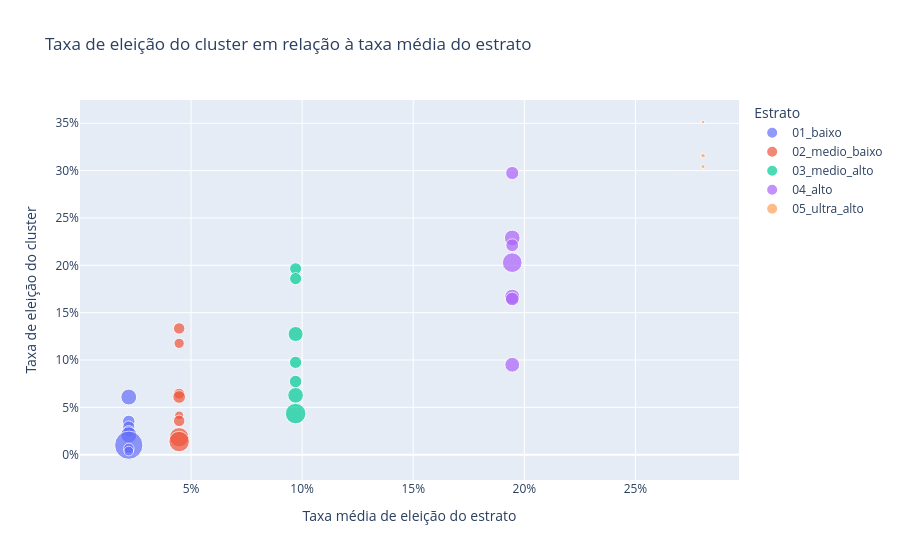

The cell this chart's notebook holds for it:
### Code cell
# ============================================================
# 2.16 Gráfico — Taxa do cluster vs taxa do estrato
# ============================================================

df_scatter_eixo2 = tabela_eixo2.copy()

df_scatter_eixo2["perfil_cluster_quebrado"] = (
    df_scatter_eixo2["perfil_cluster"]
    .apply(lambda x: quebra_label(x, 60))
)

fig = px.scatter(
    df_scatter_eixo2,
    x="taxa_estrato",
    y="taxa_cluster",
    size="candidatos_cluster",
    color="estrato",
    hover_name="perfil_cluster_quebrado",
    hover_data={
        "perfil_cluster": True,
        "perfil_cluster_quebrado": False,
        "candidatos_cluster": True,
        "eleitos_cluster": True,
        "taxa_cluster": ":.2%",
        "taxa_estrato": ":.2%",
        "indice_vs_estrato": ":.2f",
        "delta_pp": ":.2f"
    },
    labels={
        "taxa_estrato": "Taxa média de eleição do estrato",
        "taxa_cluster": "Taxa de eleição do cluster",
        "estrato": "Estrato"
    },
    title="Taxa de eleição do cluster em relação à taxa média do estrato"
)

fig.update_xaxes(tickformat=".0%")
fig.update_yaxes(tickformat=".0%")

fig.write_html(PASTA_GRAFICOS / "eixo2_taxa_cluster_vs_taxa_estrato.html")

if RENDERIZAR_NO_NOTEBOOK:
    fig.show()

### Figure 1 — Plotly figure (JSON) as saved in the notebook; plotly's stock layout.template omitted (floating-point values rounded to 4 significant figures)
{"data": [{"customdata": [["Baixo patrimônio - financeiro concentrado", "Baixo patrimônio - financeiro concentrado", 690, 42, 2.768, 3.888], ["Baixo patrimônio - veicular concentrado com financeiro e societário", "Baixo patrimônio - veicular concentrado com financeiro e<br>societário", 427, 15, 1.597, 1.313], ["Baixo patrimônio - societário concentrado", "Baixo patrimônio - societário concentrado", 411, 12, 1.327, 0.7203], ["Baixo patrimônio - dinheiro em espécie concentrado", "Baixo patrimônio - dinheiro em espécie concentrado", 364, 9, 1.124, 0.2731], ["Baixo patrimônio - imobiliário concentrado", "Baixo patrimônio - imobiliário concentrado", 718, 15, 0.9498, -0.1103], ["Baixo patrimônio - veicular concentrado com rural/agropecuário e dinheiro em espécie", "Baixo patrimônio - veicular concentrado com<br>rural/agropecuário e dinheiro em espécie", 2191, 22, 0.4565, -1.195], ["Baixo patrimônio - imobiliário + veicular", "Baixo patrimônio - imobiliário + veicular", 306, 2, 0.2972, -1.546], ["Baixo patrimônio - outros ativos diversificado", "Baixo patrimônio - outros ativos diversificado", 258, 1, 0.1762, -1.812]], "hovertemplate": "<b>%{hovertext}</b><br><br>Estrato=01_baixo<br>Taxa média de eleição do estrato=%{x:.2%}<br>Taxa de eleição do cluster=%{y:.2%}<br>candidatos_cluster=%{customdata[2]}<br>perfil_cluster=%{customdata[0]}<br>eleitos_cluster=%{customdata[3]}<br>indice_vs_estrato=%{customdata[4]:.2f}<br>delta_pp=%{customdata[5]:.2f}<extra></extra>", "hovertext": ["Baixo patrimônio - financeiro concentrado", "Baixo patrimônio - veicular concentrado com financeiro e<br>societário", "Baixo patrimônio - societário concentrado", "Baixo patrimônio - dinheiro em espécie concentrado", "Baixo patrimônio - imobiliário concentrado", "Baixo patrimônio - veicular concentrado com<br>rural/agropecuário e dinheiro em espécie", "Baixo patrimônio - imobiliário + veicular", "Baixo patrimônio - outros ativos diversificado"], "legendgroup": "01_baixo", "marker": {"color": "#636efa", "size": [690, 427, 411, 364, 718, 2191, 306, 258], "sizemode": "area", "sizeref": 5.478, "symbol": "circle"}, "mode": "markers", "name": "01_baixo", "orientation": "v", "showlegend": true, "type": "scatter", "x": [0.02199, 0.02199, 0.02199, 0.02199, 0.02199, 0.02199, 0.02199, 0.02199], "xaxis": "x", "y": [0.06087, 0.03513, 0.0292, 0.02473, 0.02089, 0.01004, 0.006536, 0.003876], "yaxis": "y"}, {"customdata": [["Patrimônio médio-baixo - veicular + financeiro", "Patrimônio médio-baixo - veicular + financeiro", 360, 48, 2.985, 8.866], ["Patrimônio médio-baixo - imobiliário concentrado com financeiro e societário", "Patrimônio médio-baixo - imobiliário concentrado com<br>financeiro e societário", 289, 34, 2.634, 7.297], ["Patrimônio médio-baixo - societário + veicular", "Patrimônio médio-baixo - societário + veicular", 326, 21, 1.442, 1.974], ["Patrimônio médio-baixo - imobiliário + veicular", "Patrimônio médio-baixo - imobiliário + veicular", 443, 27, 1.364, 1.628], ["Patrimônio médio-baixo - rural/agropecuário + imobiliário", "Patrimônio médio-baixo - rural/agropecuário + imobiliário", 217, 9, 0.9284, -0.3198], ["Patrimônio médio-baixo - veicular concentrado", "Patrimônio médio-baixo - veicular concentrado", 364, 13, 0.7995, -0.8958], ["Patrimônio médio-baixo - imobiliário concentrado com societário e dinheiro em espécie", "Patrimônio médio-baixo - imobiliário concentrado com<br>societário e dinheiro em espécie", 1033, 19, 0.4117, -2.628], ["Patrimônio médio-baixo - imobiliário concentrado com veicular e societário", "Patrimônio médio-baixo - imobiliário concentrado com<br>veicular e societário", 1154, 16, 0.3104, -3.081]], "hovertemplate": "<b>%{hovertext}</b><br><br>Estrato=02_medio_baixo<br>Taxa média de eleição do estrato=%{x:.2%}<br>Taxa de eleição do cluster=%{y:.2%}<br>candidatos_cluster=%{customdata[2]}<br>perfil_cluster=%{customdata[0]}<br>eleitos_cluster=%{customdata[3]}<br>indice_vs_estrato=%{customdata[4]:.2f}<br>delta_pp=%{customdata[5]:.2f}<extra></extra>", "hovertext": ["Patrimônio médio-baixo - veicular + financeiro", "Patrimônio médio-baixo - imobiliário concentrado com<br>financeiro e societário", "Patrimônio médio-baixo - societário + veicular", "Patrimônio médio-baixo - imobiliário + veicular", "Patrimônio médio-baixo - rural/agropecuário + imobiliário", "Patrimônio médio-baixo - veicular concentrado", "Patrimônio médio-baixo - imobiliário concentrado com<br>societário e dinheiro em espécie", "Patrimônio médio-baixo - imobiliário concentrado com<br>veicular e societário"], "legendgroup": "02_medio_baixo", "marker": {"color": "#EF553B", "size": [360, 289, 326, 443, 217, 364, 1033, 1154], "sizemode": "area", "sizeref": 5.478, "symbol": "circle"}, "mode": "markers", "name": "02_medio_baixo", "orientation": "v", "showlegend": true, "type": "scatter", "x": [0.04467, 0.04467, 0.04467, 0.04467, 0.04467, 0.04467, 0.04467, 0.04467], "xaxis": "x", "y": [0.1333, 0.1176, 0.06442, 0.06095, 0.04147, 0.03571, 0.01839, 0.01386], "yaxis": "y"}, {"customdata": [["Patrimônio médio-alto - imobiliário concentrado com financeiro e societário", "Patrimônio médio-alto - imobiliário concentrado com<br>financeiro e societário", 392, 77, 2.023, 9.935], ["Patrimônio médio-alto - veicular diversificado", "Patrimônio médio-alto - veicular diversificado", 398, 74, 1.915, 8.885], ["Patrimônio médio-alto - imobiliário + veicular com veicular e financeiro", "Patrimônio médio-alto - imobiliário + veicular com veicular<br>e financeiro", 620, 79, 1.313, 3.034], ["Patrimônio médio-alto - rural/agropecuário + imobiliário", "Patrimônio médio-alto - rural/agropecuário + imobiliário", 410, 40, 1.005, 0.04855], ["Patrimônio médio-alto - imobiliário + veicular com veicular e societário", "Patrimônio médio-alto - imobiliário + veicular com veicular<br>e societário", 427, 33, 0.7961, -1.979], ["Patrimônio médio-alto - imobiliário concentrado com societário e dinheiro em espécie", "Patrimônio médio-alto - imobiliário concentrado com<br>societário e dinheiro em espécie", 670, 42, 0.6458, -3.439], ["Patrimônio médio-alto - imobiliário concentrado com veicular e dinheiro em espécie", "Patrimônio médio-alto - imobiliário concentrado com veicular<br>e dinheiro em espécie", 1152, 50, 0.4471, -5.367]], "hovertemplate": "<b>%{hovertext}</b><br><br>Estrato=03_medio_alto<br>Taxa média de eleição do estrato=%{x:.2%}<br>Taxa de eleição do cluster=%{y:.2%}<br>candidatos_cluster=%{customdata[2]}<br>perfil_cluster=%{customdata[0]}<br>eleitos_cluster=%{customdata[3]}<br>indice_vs_estrato=%{customdata[4]:.2f}<br>delta_pp=%{customdata[5]:.2f}<extra></extra>", "hovertext": ["Patrimônio médio-alto - imobiliário concentrado com<br>financeiro e societário", "Patrimônio médio-alto - veicular diversificado", "Patrimônio médio-alto - imobiliário + veicular com veicular<br>e financeiro", "Patrimônio médio-alto - rural/agropecuário + imobiliário", "Patrimônio médio-alto - imobiliário + veicular com veicular<br>e societário", "Patrimônio médio-alto - imobiliário concentrado com<br>societário e dinheiro em espécie", "Patrimônio médio-alto - imobiliário concentrado com veicular<br>e dinheiro em espécie"], "legendgroup": "03_medio_alto", "marker": {"color": "#00cc96", "size": [392, 398, 620, 410, 427, 670, 1152], "sizemode": "area", "sizeref": 5.478, "symbol": "circle"}, "mode": "markers", "name": "03_medio_alto", "orientation": "v", "showlegend": true, "type": "scatter", "x": [0.09708, 0.09708, 0.09708, 0.09708, 0.09708, 0.09708, 0.09708], "xaxis": "x", "y": [0.1964, 0.1859, 0.1274, 0.09756, 0.07728, 0.06269, 0.0434], "yaxis": "y"}, {"customdata": [["Alto patrimônio - imobiliário diversificado com societário e créditos e direitos", "Alto patrimônio - imobiliário diversificado com societário e<br>créditos e direitos", 474, 141, 1.529, 10.29], ["Alto patrimônio - imobiliário + financeiro", "Alto patrimônio - imobiliário + financeiro", 677, 155, 1.177, 3.439], ["Alto patrimônio - imobiliário diversificado com rural/agropecuário e societário", "Alto patrimônio - imobiliário diversificado com<br>rural/agropecuário e societário", 452, 100, 1.137, 2.668], ["Alto patrimônio - imobiliário + societário com societário e financeiro", "Alto patrimônio - imobiliário + societário com societário e<br>financeiro", 1060, 215, 1.043, 0.8272], ["Alto patrimônio - imobiliário + rural/agropecuário", "Alto patrimônio - imobiliário + rural/agropecuário", 636, 106, 0.8566, -2.789], ["Alto patrimônio - imobiliário concentrado com financeiro e outros ativos", "Alto patrimônio - imobiliário concentrado com financeiro e<br>outros ativos", 511, 84, 0.8449, -3.017], ["Alto patrimônio - imobiliário concentrado com veicular e outros ativos", "Alto patrimônio - imobiliário concentrado com veicular e<br>outros ativos", 600, 57, 0.4883, -9.956]], "hovertemplate": "<b>%{hovertext}</b><br><br>Estrato=04_alto<br>Taxa média de eleição do estrato=%{x:.2%}<br>Taxa de eleição do cluster=%{y:.2%}<br>candidatos_cluster=%{customdata[2]}<br>perfil_cluster=%{customdata[0]}<br>eleitos_cluster=%{customdata[3]}<br>indice_vs_estrato=%{customdata[4]:.2f}<br>delta_pp=%{customdata[5]:.2f}<extra></extra>", "hovertext": ["Alto patrimônio - imobiliário diversificado com societário e<br>créditos e direitos", "Alto patrimônio - imobiliário + financeiro", "Alto patrimônio - imobiliário diversificado com<br>rural/agropecuário e societário", "Alto patrimônio - imobiliário + societário com societário e<br>financeiro", "Alto patrimônio - imobiliário + rural/agropecuário", "Alto patrimônio - imobiliário concentrado com financeiro e<br>outros ativos", "Alto patrimônio - imobiliário concentrado com veicular e<br>outros ativos"], "legendgroup": "04_alto", "marker": {"color": "#ab63fa", "size": [474, 677, 452, 1060, 636, 511, 600], "sizemode": "area", "sizeref": 5.478, "symbol": "circle"}, "mode": "markers", "name": "04_alto", "orientation": "v", "showlegend": true, "type": "scatter", "x": [0.1946, 0.1946, 0.1946, 0.1946, 0.1946, 0.1946, 0.1946], "xaxis": "x", "y": [0.2975, 0.229, 0.2212, 0.2028, 0.1667, 0.1644, 0.095], "yaxis": "y"}, {"customdata": [["Patrimônio ultra-alto - financeiro + societário", "Patrimônio ultra-alto - financeiro + societário", 37, 13, 1.253, 7.093], ["Patrimônio ultra-alto - societário concentrado", "Patrimônio ultra-alto - societário concentrado", 57, 18, 1.126, 3.537], ["Patrimônio ultra-alto - rural/agropecuário concentrado", "Patrimônio ultra-alto - rural/agropecuário concentrado", 46, 14, 1.085, 2.392]], "hovertemplate": "<b>%{hovertext}</b><br><br>Estrato=05_ultra_alto<br>Taxa média de eleição do estrato=%{x:.2%}<br>Taxa de eleição do cluster=%{y:.2%}<br>candidatos_cluster=%{customdata[2]}<br>perfil_cluster=%{customdata[0]}<br>eleitos_cluster=%{customdata[3]}<br>indice_vs_estrato=%{customdata[4]:.2f}<br>delta_pp=%{customdata[5]:.2f}<extra></extra>", "hovertext": ["Patrimônio ultra-alto - financeiro + societário", "Patrimônio ultra-alto - societário concentrado", "Patrimônio ultra-alto - rural/agropecuário concentrado"], "legendgroup": "05_ultra_alto", "marker": {"color": "#FFA15A", "size": [37, 57, 46], "sizemode": "area", "sizeref": 5.478, "symbol": "circle"}, "mode": "markers", "name": "05_ultra_alto", "orientation": "v", "showlegend": true, "type": "scatter", "x": [0.2804, 0.2804, 0.2804], "xaxis": "x", "y": [0.3514, 0.3158, 0.3043], "yaxis": "y"}], "layout": {"legend": {"itemsizing": "constant", "title": {"text": "Estrato"}, "tracegroupgap": 0}, "title": {"text": "Taxa de eleição do cluster em relação à taxa média do estrato"}, "xaxis": {"anchor": "y", "domain": [0, 1], "tickformat": ".0%", "title": {"text": "Taxa média de eleição do estrato"}}, "yaxis": {"anchor": "x", "domain": [0, 1], "tickformat": ".0%", "title": {"text": "Taxa de eleição do cluster"}}}}
